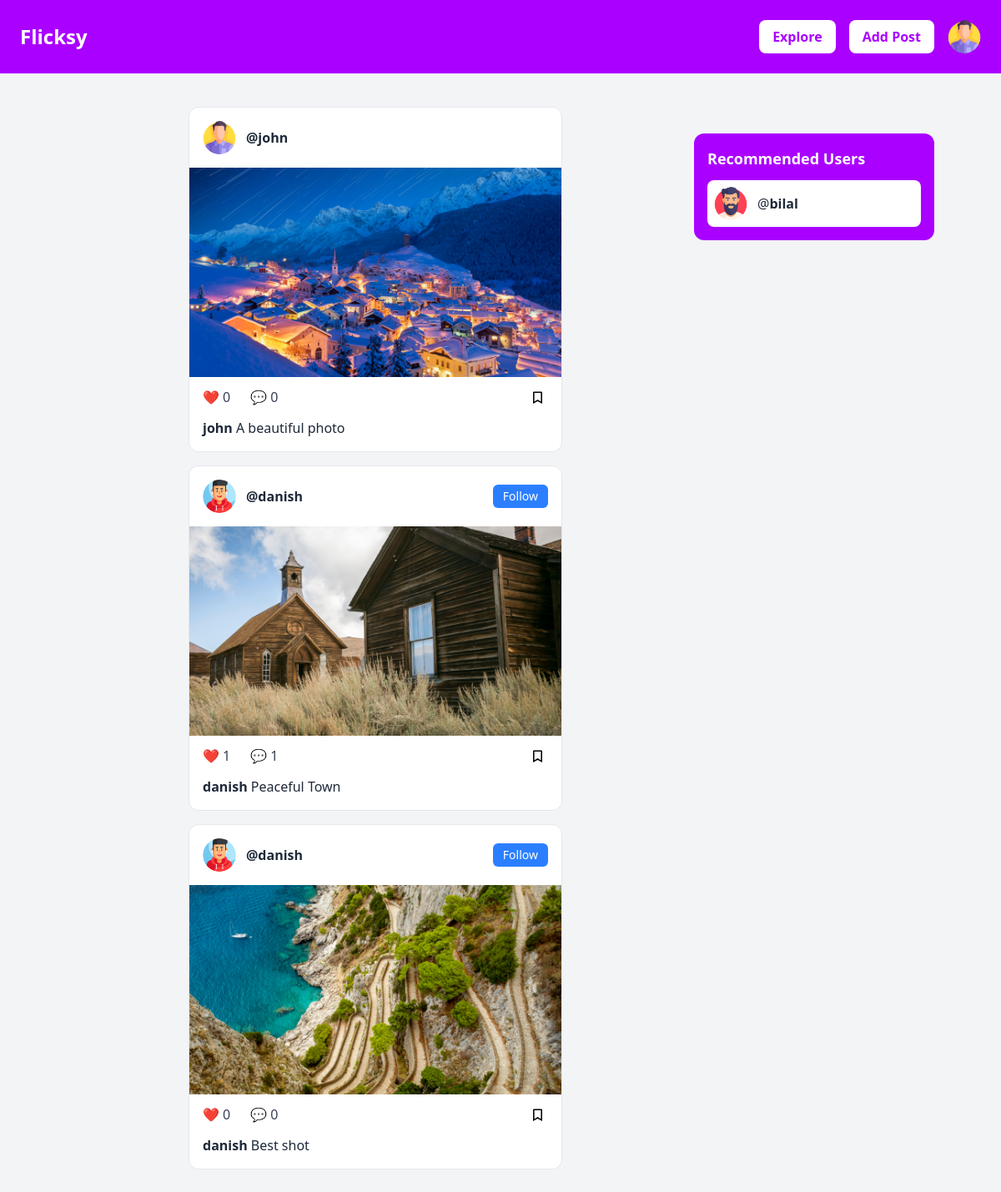
Screenshot of / (signed in) with the database file from the repository.
### core/models.py (models this page shows, shortened)
class Profile(models.Model):
    user = models.OneToOneField(User, on_delete=models.CASCADE, related_name='profile')
    bio = models.TextField(blank=True)
    avatar = models.ImageField(upload_to='avatars/', default='default_avatar.jpg')
    created_at = models.DateTimeField(auto_now_add=True)

class Post(models.Model):
    author = models.ForeignKey(User, on_delete=models.CASCADE)
    caption = models.TextField()
    image = models.ImageField(upload_to='posts/')
    created_at = models.DateTimeField(default=timezone.now)
    def total_likes(self):
        return self.likes.count()
    def total_comments(self):
        return self.comments.count()

### core/views.py (the view)
# urls.py: path('', views.index, name='index'),
@login_required(login_url='login')
def index(request):
    user_profile = Profile.objects.get(user=request.user)
    following_users = user_profile.user.following.all()
    posts = Post.objects.filter(author__in=following_users.values('following')) | Post.objects.filter(author=request.user)
    posts = posts.order_by('-created_at')
    latest_posts = posts[:5]
    more_posts_exist = posts.count() > 5
    users_to_suggest = User.objects.exclude(id=request.user.id).exclude(is_superuser=True)
    users_to_suggest = users_to_suggest.exclude(id__in=[user['following'] for user in following_users.values('following')])
    suggested_users = sample(list(users_to_suggest), min(4, users_to_suggest.count()))  # Pick random users, at most 4
    context = {
        'user_profile': user_profile,
        'posts': latest_posts,
        'more_posts_exist': more_posts_exist,
        'suggested_users': suggested_users,
    }
    return render(request, 'index.html', context)

### templates/index.html (shortened to what this page needs)
<!DOCTYPE html>
<html lang="en">
<head>
    <script src="https://cdn.jsdelivr.net/npm/@tailwindcss/browser@4"></script>
</head>
<body class="bg-gray-100">
    {% include 'navbar.html' %}
    <div class="lg:w-3/4">
        <div class="flex flex-col gap-4 my-10" id="posts-container">
            {% if posts %}
            {% for post in posts %}
            <div data-post-id="{{ post.id }}"
                class="post max-w-md mx-auto bg-white rounded-xl overflow-hidden border border-gray-200">
                <div class="flex items-center justify-between p-4">
                    <a href="/profile/{{post.author.username}}">
                        <div class="flex items-center gap-3 cursor-pointer">
                            <img src="{{ post.author.profile.avatar.url }}" alt="Profile"
                                class="w-10 h-10 rounded-full object-cover">
                            <p class="font-semibold text-gray-800">@{{ post.author.username }}</p>
                        </div>
                    </a>
                    {% if user_profile.user.username != post.author.username %}
                    <button class="text-sm text-white bg-blue-500 hover:bg-blue-600 px-3 py-1 rounded-md">
                        Follow
                    </button>
                    {% endif %}
                </div>
                <div>
                    <img src="{{ post.image.url }}" alt="Post Image" class="w-full object-cover">
                </div>
                <div class="flex items-center justify-between px-4 py-3">
                    <div class="flex items-center gap-6 text-gray-700">
                        <div class="like-btn flex items-center gap-1 cursor-pointer hover:text-red-500 transition">
                            ❤️ <span class="likes-count" id="likes-count-{{post.id}}">{{ post.total_likes }}</span>
                        </div>
                        <div class="comment-btn flex items-center gap-1 cursor-pointer hover:text-blue-500 transition"
                            hx-get="/posts/{{ post.id }}" hx-target="#modal-body" hx-trigger="click">
                            💬 <span id="comments-count-{{post.id}}">{{ post.total_comments }}</span>
                        </div>
                    </div>
                    <div class="save-btn cursor-pointer hover:text-yellow-500 transition">
                        <svg width="25px" height="25px" viewBox="0 0 24 24" fill="none">
                            <path
                                d="M6.75 6L7.5 5.25H16.5L17.25 6V19.3162L12 16.2051L6.75 19.3162V6ZM8.25 6.75V16.6838L12 14.4615L15.75 16.6838V6.75H8.25Z"
                                fill="black" />
                        </svg>
                    </div>
                </div>
                <div class="px-4 pb-4 text-gray-800">
                    <span class="font-semibold">{{ post.author.username }}</span> {{ post.caption }}
                </div>
            </div>
            {% endfor %}
        </div>
        {% else %}
        <div class="text-center text-gray-600">
            <p>Follow someone to see posts!</p>
        </div>
        {% endif %}
    </div>
    <div class="hidden lg:w-1/4 lg:absolute lg:block">
        {% if suggested_users %}
        <div class="fixed top-40 right-20 w-72 bg-[#aa00ff] text-white p-4 rounded-xl space-y-3">
            <h2 class="text-lg font-bold">Recommended Users</h2>
            {% for user in suggested_users %}
            <a href="/profile/{{user.username}}">
                <div class="bg-white text-gray-800 p-2 rounded-lg flex items-center justify-between">
                    <div class="flex items-center gap-3">
                        <img src="{{user.profile.avatar.url}}" alt="User" class="w-10 h-10 rounded-full object-cover">
                        <p>@<strong>{{user.username}}</strong></p>
                    </div>
                </div>
            </a>
            {% endfor %}
        </div>
        {% endif %}
    </div>
</body>
</html>

### templates/navbar.html (shortened to what this page needs)
<div class="flex items-center justify-between p-6 sticky top-0" style="background-color: #AA00FF;">
    <h1 class="text-2xl font-bold text-white cursor-pointer"><a href="/">Flicksy</a></h1>
    <div class="flex items-center gap-4">
        <button
            class="px-4 py-2 bg-white text-white rounded-lg cursor-pointer font-semibold hover:font-bold transition"
            style="color: #AA00FF;"><a href="search">Explore</a></button>
        <button
            class="px-4 py-2 bg-white text-white rounded-lg cursor-pointer font-semibold hover:font-bold transition"
            style="color: #AA00FF;" onclick="toggleModal(true)">Add Post</button>
        <div class="relative">
            <img id="profileImage" onclick="toggleDropdown()" src="{{user_profile.avatar.url}}" alt="Profile"
                class="w-10 h-10 rounded-full cursor-pointer object-cover" />
        </div>
    </div>
</div>

### rows the page displays
Profile: avatar (picture)
Post: author.profile.avatar (picture), author.username "john", image (picture), total_likes "0", total_comments "0", caption "A beautiful photo"
Post: author.profile.avatar (picture), author.username "danish", shows "Follow", image (picture), total_likes "1", total_comments "1", caption "Peaceful Town"
Post: author.profile.avatar (picture), author.username "danish", shows "Follow", image (picture), total_likes "0", total_comments "0", caption "Best shot"

### other values shown
{{ user.username }} "bilal"
